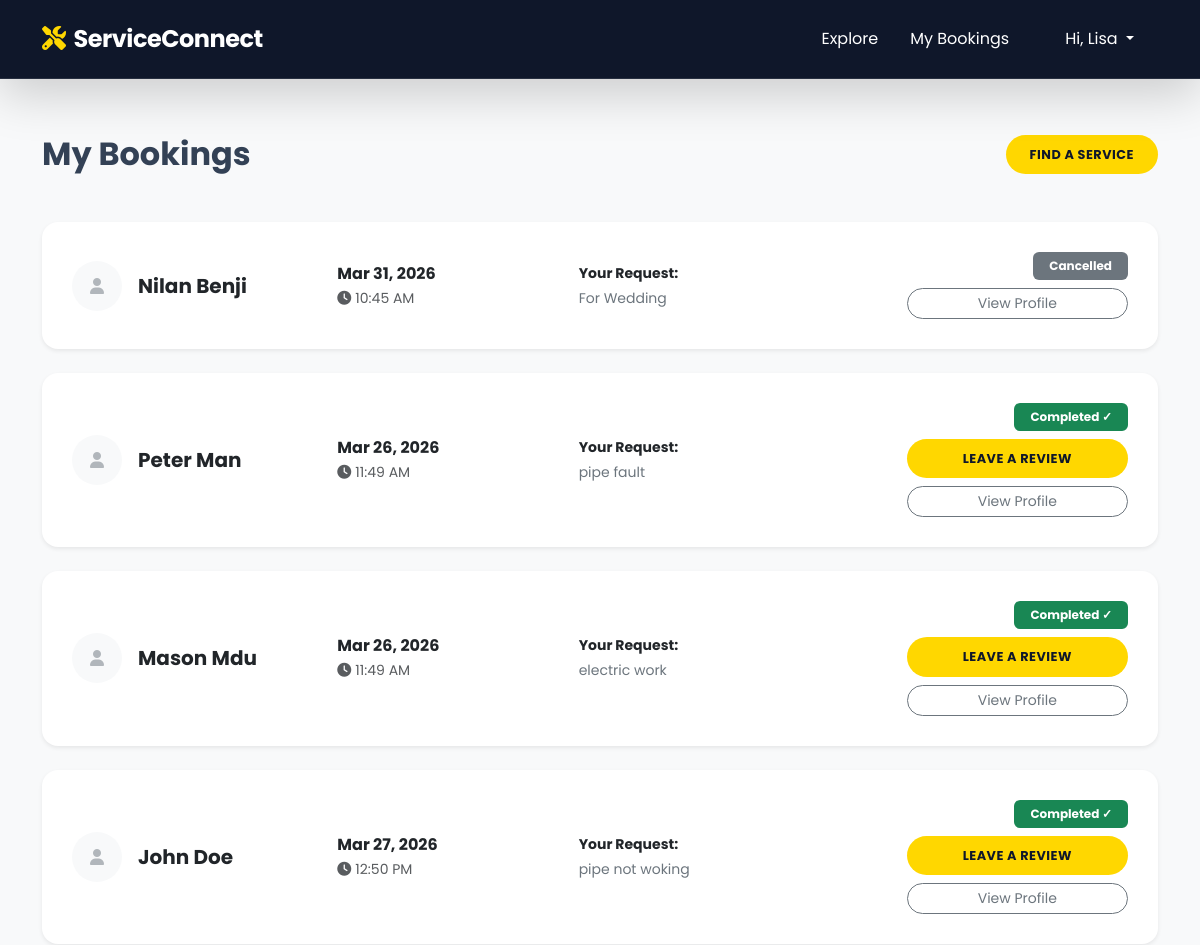
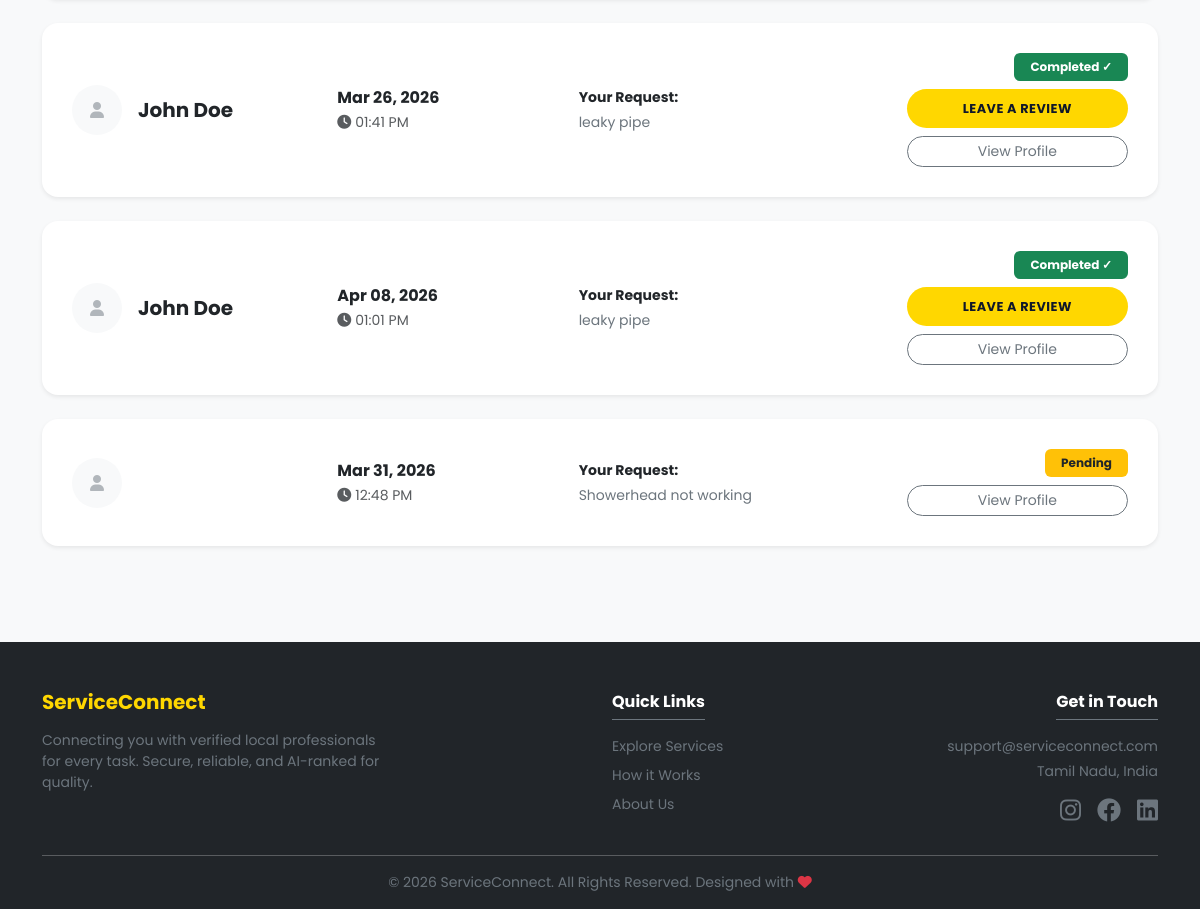
The page /bookings/ (signed in) on the database its author committed (2 pictures, top to bottom).
### services/models.py (models this page shows, shortened)
class Booking(models.Model):
    STATUS_CHOICES = [
        ('pending', 'Pending'),
        ('confirmed', 'Confirmed'),
        ('completed', 'Completed'),
        ('cancelled', 'Cancelled'),
    ]
    user = models.ForeignKey(User, on_delete=models.CASCADE, related_name='bookings')
    provider = models.ForeignKey(ServiceProvider, on_delete=models.CASCADE, related_name='provider_bookings')
    service_date = models.DateField()
    service_time = models.TimeField()
    description = models.TextField()
    status = models.CharField(max_length=20, choices=STATUS_CHOICES, default='pending')
    created_at = models.DateTimeField(auto_now_add=True)

### accounts/models.py (models this page shows, shortened)
class ServiceProvider(models.Model):
    user = models.OneToOneField(User, on_delete=models.CASCADE, related_name='provider_profile')
    service_category = models.CharField(max_length=100)
    location = models.CharField(max_length=100)
    latitude = models.FloatField(null=True, blank=True)
    longitude = models.FloatField(null=True, blank=True)
    bio = models.TextField()
    experience_years = models.PositiveIntegerField()
    hourly_rate = models.DecimalField(max_digits=8, decimal_places=2)
    profile_picture = models.ImageField(upload_to='provider_pics/', blank=True, null=True)
    is_verified = models.BooleanField(default=True)
    recommendation_score = models.DecimalField(max_digits=3, decimal_places=2, default=0.0)

### services/views.py (the view)
# urls.py: path('bookings/', views.my_bookings, name='my_bookings'),
@login_required
def my_bookings(request):
    bookings = Booking.objects.filter(user=request.user).order_by('-created_at')
    return render(request, 'services/my_bookings.html', {'bookings': bookings})

### templates/services/my_bookings.html (shortened to what this page needs)
{% extends 'base.html' %}
{% load static %}
{% block content %}
<div class="container py-5 mt-2">
    <div class="d-flex align-items-center justify-content-between mb-5">
        <h2 class="fw-bold mb-0">My Bookings</h2>
        <a href="{% url 'home' %}" class="btn btn-primary-custom px-4">Find a Service</a>
    </div>
    <div class="row g-4">
        {% for booking in bookings %}
        <div class="col-12">
            <div class="card booking-card border-0 shadow-sm rounded-4">
                <div>
                    <div class="d-flex align-items-center">
                        <div class="rounded-circle bg-light d-flex align-items-center justify-content-center me-3" style="width: 50px; height: 50px;">
                            <i class="fa-solid fa-user text-secondary opacity-50"></i>
                        </div>
                        <div>
                            <h5 class="fw-bold mb-0">{{ booking.provider.user.get_full_name }}</h5>
                        </div>
                    </div>
                </div>
                <div class="border-start-md px-md-4">
                    <span class="fw-bold d-block">{{ booking.service_date|date:"M d, Y" }}</span>
                    <span class="text-muted small"><i class="fa-solid fa-clock me-1"></i>{{ booking.service_time|time:"h:i A" }}</span>
                </div>
                <div class="border-start-md px-md-4">
                    <strong class="text-dark small d-block mb-1">Your Request:</strong>
                    <p class="text-secondary small mb-0">{{ booking.description|truncatechars:60 }}</p>
                </div>
                <div class="text-md-end">
                    <div class="mb-2">
                        {% if booking.status == 'pending' %}
                            <span class="badge bg-warning text-dark px-3 py-2">Pending</span>
                        {% elif booking.status == 'confirmed' %}
                            <span class="badge bg-primary px-3 py-2">Confirmed</span>
                        {% elif booking.status == 'completed' %}
                            <span class="badge bg-success px-3 py-2">Completed ✓</span>
                        {% else %}
                            <span class="badge bg-secondary px-3 py-2">Cancelled</span>
                        {% endif %}
                    </div>
                    <div class="d-grid gap-2">
                        {% if booking.status == 'completed' and not booking.review_set.exists %}
                            <a href="{% url 'submit_review' booking.id %}" class="btn btn-sm btn-primary-custom">Leave a Review</a>
                        {% endif %}
                        <a href="{% url 'provider_profile' booking.provider.id %}" class="btn btn-outline-secondary btn-sm rounded-pill">View Profile</a>
                    </div>
                </div>
            </div>
        </div>
        {% endfor %}
    </div>
</div>
{% endblock %}

### templates/base.html (shortened to what this page needs)
{% load static %}
<!DOCTYPE html>
<html lang="en">
<head>
    <link href="https://cdn.jsdelivr.net/npm/bootstrap@5.3.0/dist/css/bootstrap.min.css" rel="stylesheet">
    <link rel="stylesheet" href="https://cdnjs.cloudflare.com/ajax/libs/font-awesome/6.4.0/css/all.min.css">
    <link rel="stylesheet" href="{% static 'css/style.css' %}">
</head>
<body class="bg-light">
    <nav class="navbar navbar-expand-lg sticky-top py-3 shadow-lg">
        <div class="container">
            <a class="navbar-brand fw-bold" href="{% url 'home' %}">
                <i class="fa-solid fa-screwdriver-wrench me-2" style="color: #FFD700;"></i>ServiceConnect
            </a>
            <div class="collapse navbar-collapse" id="navbarNav">
                <ul class="navbar-nav ms-auto align-items-center">
                    <li class="nav-item"><a class="nav-link px-3" href="{% url 'home' %}">Explore</a></li>
                    {% if user.is_authenticated %}
                        <li class="nav-item"><a class="nav-link px-3" href="{% url 'my_bookings' %}">My Bookings</a></li>
                        <li class="nav-item dropdown ms-lg-3">
                            <a class="nav-link dropdown-toggle btn btn-outline-light rounded-pill px-4" href="#" id="userDropdown" role="button" data-bs-toggle="dropdown">
                                Hi, {{ user.first_name|default:user.username }}
                            </a>
                        </li>
                    {% else %}
                        <li class="nav-item"><a class="nav-link px-3" href="{% url 'login' %}">Login</a></li>
                        <li class="nav-item ms-lg-2">
                            <a class="btn btn-primary-custom" href="{% url 'register' %}">Get Started</a>
                        </li>
                    {% endif %}
                </ul>
            </div>
        </div>
    </nav>
    <main>
        {% block content %}{% endblock %}
    </main>
    <footer class="bg-dark text-white pt-5 pb-3 mt-5">
        <div class="container">
            <div class="row g-4 mb-4 text-center text-md-start">
                <div class="col-lg-4">
                    <h5 class="fw-bold mb-3" style="color: #FFD700;">ServiceConnect</h5>
                    <p class="text-secondary small">Connecting you with verified local professionals for every task. Secure, reliable, and AI-ranked for quality.</p>
                </div>
                <div class="col-6 col-md-4 col-lg-2 offset-lg-2">
                    <h6 class="fw-bold mb-3 text-white border-bottom border-secondary pb-2 d-inline-block">Quick Links</h6>
                    <ul class="list-unstyled small">
                        <li class="mb-2"><a href="{% url 'home' %}" class="text-secondary text-decoration-none">Explore Services</a></li>
                        <li class="mb-2"><a href="#" class="text-secondary text-decoration-none">How it Works</a></li>
                        <li class="mb-2"><a href="#" class="text-secondary text-decoration-none">About Us</a></li>
                    </ul>
                </div>
                <div class="col-6 col-md-4 col-lg-4 text-md-end">
                    <h6 class="fw-bold mb-3 text-white border-bottom border-secondary pb-2 d-inline-block">Get in Touch</h6>
                    <p class="text-secondary small mb-1">support@serviceconnect.com</p>
                    <p class="text-secondary small">Tamil Nadu, India</p>
                    <div class="d-flex gap-3 justify-content-center justify-content-md-end mt-3">
                        <a href="#" class="text-secondary"><i class="fa-brands fa-instagram fs-4"></i></a>
                        <a href="#" class="text-secondary"><i class="fa-brands fa-facebook fs-4"></i></a>
                        <a href="#" class="text-secondary"><i class="fa-brands fa-linkedin fs-4"></i></a>
                    </div>
                </div>
            </div>
            <hr class="opacity-25">
            <div class="text-center">
                <p class="small text-secondary mb-0">&copy; 2026 ServiceConnect. All Rights Reserved. Designed with <i class="fa-solid fa-heart text-danger"></i></p>
            </div>
        </div>
    </footer>
</body>
</html>

### static/css/style.css (style rules this page uses)
:root { --primary-dark: #0f172a; --primary-blue: #1E3A5F; --accent: #FFD700; --accent-hover: #f59e0b; --success: #10b981; --warning: #f59e0b; --grey-light: #f8fafc; }
body { font-family: 'Poppins', sans-serif; background-color: var(--grey-light); color: #334155; }
.navbar { background-color: var(--primary-dark) !important; border-bottom: 1px solid rgba(255,255,255,0.1); }
.navbar-brand, .nav-link { color: white !important; }
.booking-card { display: grid; grid-template-columns: 1fr; gap: 20px; position: relative; padding: 30px !important; }
@media (min-width: 768px) { .booking-card { grid-template-columns: 2fr 2fr 3fr 2fr; align-items: center; } }
.btn-primary-custom { background: var(--accent); color: var(--primary-dark) !important; border: none; border-radius: 50rem; padding: 10px 24px; font-weight: 700; text-transform: uppercase; font-size: 0.8rem; letter-spacing: 0.5px; transition: all 0.3s ease; }

### templates/base.html (style rules this page uses)
body { display: flex; flex-direction: column; min-height: 100vh; }
main { flex: 1 0 auto; }
.navbar-brand { font-size: 1.5rem; letter-spacing: -0.5px; }

### rows shown on the page
Booking: provider.user.get_full_name "Nilan Benji", service_date "Mar 31, 2026", service_time "10:45 AM", description "For Wedding", status "Cancelled"
Booking: provider.user.get_full_name "Peter Man", service_date "Mar 26, 2026", service_time "11:49 AM", description "pipe fault", status "Completed ✓"
Booking: provider.user.get_full_name "Mason Mdu", service_date "Mar 26, 2026", service_time "11:49 AM", description "electric work", status "Completed ✓"
Booking: provider.user.get_full_name "John Doe", service_date "Mar 27, 2026", service_time "12:50 PM", description "pipe not woking", status "Completed ✓"
Booking: provider.user.get_full_name "John Doe", service_date "Mar 26, 2026", service_time "01:41 PM", description "leaky pipe", status "Completed ✓"
Booking: provider.user.get_full_name "John Doe", service_date "Apr 08, 2026", service_time "01:01 PM", description "leaky pipe", status "Completed ✓"
Booking: service_date "Mar 31, 2026", service_time "12:48 PM", description "Showerhead not working", status "Pending"

### other values the page prints
{{ user.first_name|default:user.username }} "Lisa"
